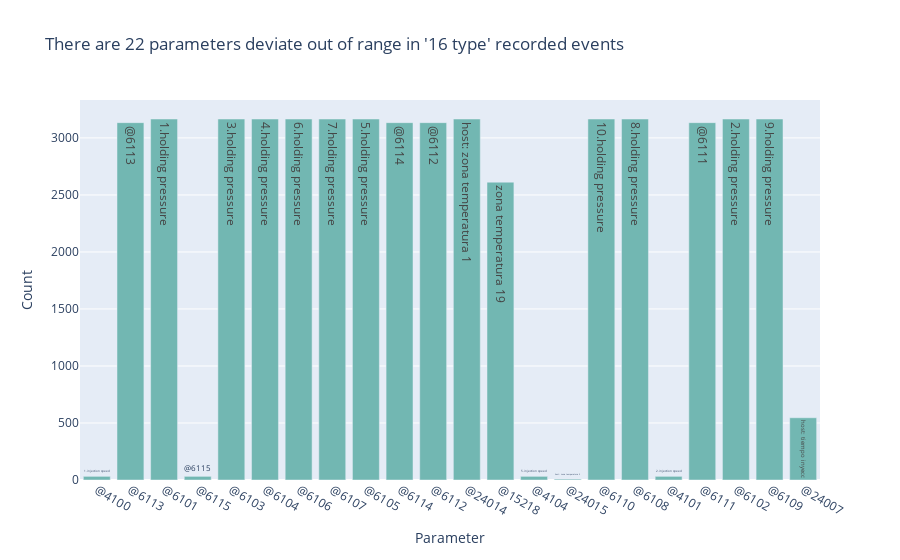

The notebook cell this image was saved under:
### Markdown cell above
Sample 16 parameter type analysis

### Code cell
tol_result_16 = tol_result[tol_result['tol_limit_count']==16].reset_index(drop=True)
list_limit_16 = []
df_tol_count_16 = pd.DataFrame(columns=['Parameter','Count','Description'])
for i in range(tol_result_16.shape[0]):
    l2 = ast.literal_eval(tol_result_16['tol_limit_variables'][i])
    for item in l2:
        list_limit_16.append(item)
unique_tol_16 = list(set(list_limit_16))

if len(unique_tol_16)==16:
    print('There are same set of parameters go out of range in all recorded events')
else:
    print('')
    for param in unique_tol_16:
        c2 = list_limit_16.count(param)
        try:
            df_tol_count_16 = df_tol_count_16.append({'Parameter': param,'Count':c2,'Description':Euromap_Definition[param]['Description']},ignore_index=True)
        except KeyError:
            df_tol_count_16 = df_tol_count_16.append({'Parameter': param,'Count':c2,'Description':param},ignore_index=True)
fig = px.bar(df_tol_count_16, x="Parameter",y="Count",text='Description',color_discrete_sequence=["#72B7B2"], title="There are {} parameters deviate out of range in '16 type' recorded events".format(len(unique_tol_16)))
fig.show()

### Figure 1 — Plotly figure (JSON) as saved in the notebook; plotly's stock layout.template omitted (floating-point values rounded to 4 significant figures)
{"data": [{"alignmentgroup": "True", "hovertemplate": "Parameter=%{x}<br>Count=%{y}<br>Description=%{text}<extra></extra>", "legendgroup": "", "marker": {"color": "#72B7B2", "pattern": {"shape": ""}}, "name": "", "offsetgroup": "", "orientation": "v", "showlegend": false, "text": ["1.injection speed", "@6113", "1.holding pressure", "@6115", "3.holding pressure", "4.holding pressure", "6.holding pressure", "7.holding pressure", "5.holding pressure", "@6114", "@6112", "host: zona temperatura 1", "zona temperatura 19", "5.injection speed", "host: zona temperatura 2", "10.holding pressure", "8.holding pressure", "2.injection speed", "@6111", "2.holding pressure", "9.holding pressure", "host: tiempo inyecc"], "textposition": "auto", "type": "bar", "x": ["@4100", "@6113", "@6101", "@6115", "@6103", "@6104", "@6106", "@6107", "@6105", "@6114", "@6112", "@24014", "@15218", "@4104", "@24015", "@6110", "@6108", "@4101", "@6111", "@6102", "@6109", "@24007"], "xaxis": "x", "y": [32, 3134, 3166, 32, 3166, 3166, 3166, 3166, 3166, 3134, 3134, 3166, 2612, 32, 8, 3166, 3166, 32, 3134, 3166, 3166, 546], "yaxis": "y"}], "layout": {"barmode": "relative", "legend": {"tracegroupgap": 0}, "title": {"text": "There are 22 parameters deviate out of range in '16 type' recorded events"}, "xaxis": {"anchor": "y", "domain": [0, 1], "title": {"text": "Parameter"}}, "yaxis": {"anchor": "x", "domain": [0, 1], "title": {"text": "Count"}}}}
